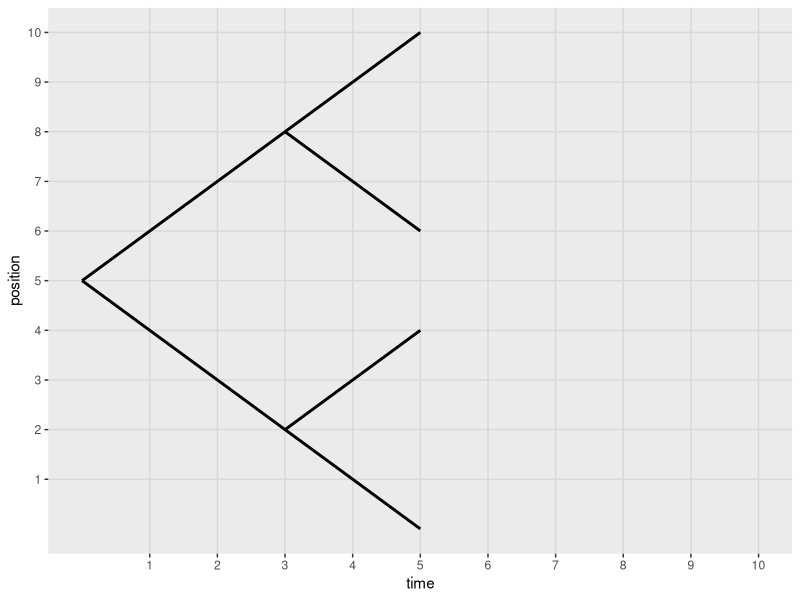

Reproduce this figure in R. (Note: this script raises an error after producing the figure.)
# load packages needed to run this code
library(ggplot2)
library(dplyr)
library(tidyr)
library(cowplot)
library(gganimate)
library(magick)

# make a data frame for a tree
tree_df <- data.frame(time = c(0, 5, 0, 5, 3, 5, 3, 5),
                      position = c(5, 10, 5, 0, 8, 6, 2, 4),
                      branch = c('b1', 'b1', 'b2', 'b2', 'b3', 'b3', 'b4', 'b4'),
                      sequence = c("EPNGENRR…",
                                   "KPNGESDK…",
                                   "DPHGESFF…",
                                   "IPHGENRR…"))

ancestor_seq <- "DPHGESFF…"

ggplot(tree_df, aes(x = time, y = position, group = branch)) + 
  geom_path(size = 1) +
  scale_y_continuous(limits = c(0,10), breaks = c(1:10)) +
  scale_x_continuous(limits = c(0,10), breaks = c(1:10)) +
  background_grid(major = "xy") 

ggplot(tree_df, aes(x = time, y = position, group = branch)) + 
  geom_line(size = 1.5) + 
  #geom_segment(aes(xend = time, yend = position), linetype = 2, colour = 'grey') + 
  geom_text(aes(x = time, y = position, label = sequence), 
            hjust = 0, 
            nudge_x = 0.2,
            size = 6,
            family = "Courier") + 
  geom_text(aes(x = 0, y = 5,label = ancestor_seq), 
            hjust = 1,
            nudge_x = -0.2,
            size = 6,
            family = "Courier") + 
  transition_reveal(branch, time) + 
  coord_cartesian(clip = 'off') + 
  theme(axis.line = element_blank(), # remove axes, axes labels, and background from the plot
        axis.text.x = element_blank(),
        axis.text.y = element_blank(),
        axis.ticks = element_blank(),
        axis.title.x = element_blank(),
        axis.title.y = element_blank(),
        plot.background = element_blank(),
        plot.margin = margin(5.5, 100, 5.5, 100))
